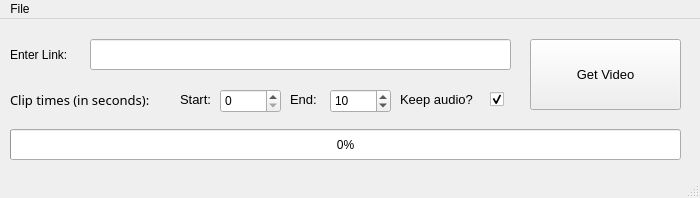
<?xml version="1.0" encoding="UTF-8"?>
<ui version="4.0">
 <class>Ankitube</class>
 <widget class="QMainWindow" name="Ankitube">
  <property name="geometry">
   <rect>
    <x>0</x>
    <y>0</y>
    <width>700</width>
    <height>198</height>
   </rect>
  </property>
  <property name="minimumSize">
   <size>
    <width>700</width>
    <height>198</height>
   </size>
  </property>
  <property name="maximumSize">
   <size>
    <width>700</width>
    <height>198</height>
   </size>
  </property>
  <property name="windowTitle">
   <string>Ankitube 0.1</string>
  </property>
  <widget class="QWidget" name="centralwidget">
   <widget class="QLabel" name="label_2">
    <property name="geometry">
     <rect>
      <x>10</x>
      <y>70</y>
      <width>161</width>
      <height>21</height>
     </rect>
    </property>
    <property name="font">
     <font>
      <family>Sans Serif</family>
      <pointsize>10</pointsize>
     </font>
    </property>
    <property name="text">
     <string>Clip times (in seconds):</string>
    </property>
   </widget>
   <widget class="QLineEdit" name="link_textbox">
    <property name="geometry">
     <rect>
      <x>90</x>
      <y>20</y>
      <width>421</width>
      <height>31</height>
     </rect>
    </property>
    <property name="font">
     <font>
      <pointsize>10</pointsize>
     </font>
    </property>
   </widget>
   <widget class="QSpinBox" name="start_time">
    <property name="geometry">
     <rect>
      <x>220</x>
      <y>70</y>
      <width>61</width>
      <height>24</height>
     </rect>
    </property>
    <property name="maximum">
     <number>9999</number>
    </property>
   </widget>
   <widget class="QLabel" name="label_3">
    <property name="geometry">
     <rect>
      <x>180</x>
      <y>70</y>
      <width>41</width>
      <height>21</height>
     </rect>
    </property>
    <property name="font">
     <font>
      <pointsize>10</pointsize>
     </font>
    </property>
    <property name="text">
     <string>Start:</string>
    </property>
   </widget>
   <widget class="QLabel" name="label_4">
    <property name="geometry">
     <rect>
      <x>290</x>
      <y>70</y>
      <width>31</width>
      <height>21</height>
     </rect>
    </property>
    <property name="font">
     <font>
      <pointsize>10</pointsize>
     </font>
    </property>
    <property name="text">
     <string>End:</string>
    </property>
   </widget>
   <widget class="QSpinBox" name="end_time">
    <property name="geometry">
     <rect>
      <x>330</x>
      <y>70</y>
      <width>61</width>
      <height>24</height>
     </rect>
    </property>
    <property name="minimum">
     <number>1</number>
    </property>
    <property name="maximum">
     <number>10000</number>
    </property>
    <property name="value">
     <number>10</number>
    </property>
   </widget>
   <widget class="QLabel" name="label_5">
    <property name="geometry">
     <rect>
      <x>400</x>
      <y>70</y>
      <width>81</width>
      <height>21</height>
     </rect>
    </property>
    <property name="font">
     <font>
      <pointsize>10</pointsize>
     </font>
    </property>
    <property name="text">
     <string>Keep audio?</string>
    </property>
   </widget>
   <widget class="QCheckBox" name="checkBox">
    <property name="geometry">
     <rect>
      <x>490</x>
      <y>70</y>
      <width>16</width>
      <height>21</height>
     </rect>
    </property>
    <property name="text">
     <string/>
    </property>
    <property name="checked">
     <bool>true</bool>
    </property>
   </widget>
   <widget class="QPushButton" name="get_video_button">
    <property name="geometry">
     <rect>
      <x>530</x>
      <y>20</y>
      <width>151</width>
      <height>71</height>
     </rect>
    </property>
    <property name="font">
     <font>
      <pointsize>10</pointsize>
     </font>
    </property>
    <property name="text">
     <string>Get Video</string>
    </property>
   </widget>
   <widget class="QLabel" name="label">
    <property name="geometry">
     <rect>
      <x>10</x>
      <y>20</y>
      <width>71</width>
      <height>31</height>
     </rect>
    </property>
    <property name="text">
     <string>Enter Link:</string>
    </property>
   </widget>
   <widget class="QProgressBar" name="progress_bar">
    <property name="geometry">
     <rect>
      <x>10</x>
      <y>110</y>
      <width>671</width>
      <height>31</height>
     </rect>
    </property>
    <property name="value">
     <number>0</number>
    </property>
    <property name="invertedAppearance">
     <bool>false</bool>
    </property>
   </widget>
  </widget>
  <widget class="QMenuBar" name="menubar">
   <property name="geometry">
    <rect>
     <x>0</x>
     <y>0</y>
     <width>700</width>
     <height>20</height>
    </rect>
   </property>
   <widget class="QMenu" name="menu_file">
    <property name="title">
     <string>File</string>
    </property>
    <addaction name="action_help"/>
   </widget>
   <addaction name="menu_file"/>
  </widget>
  <widget class="QStatusBar" name="statusbar"/>
  <action name="action_help">
   <property name="text">
    <string>Info</string>
   </property>
  </action>
 </widget>
 <resources/>
 <connections/>
</ui>
